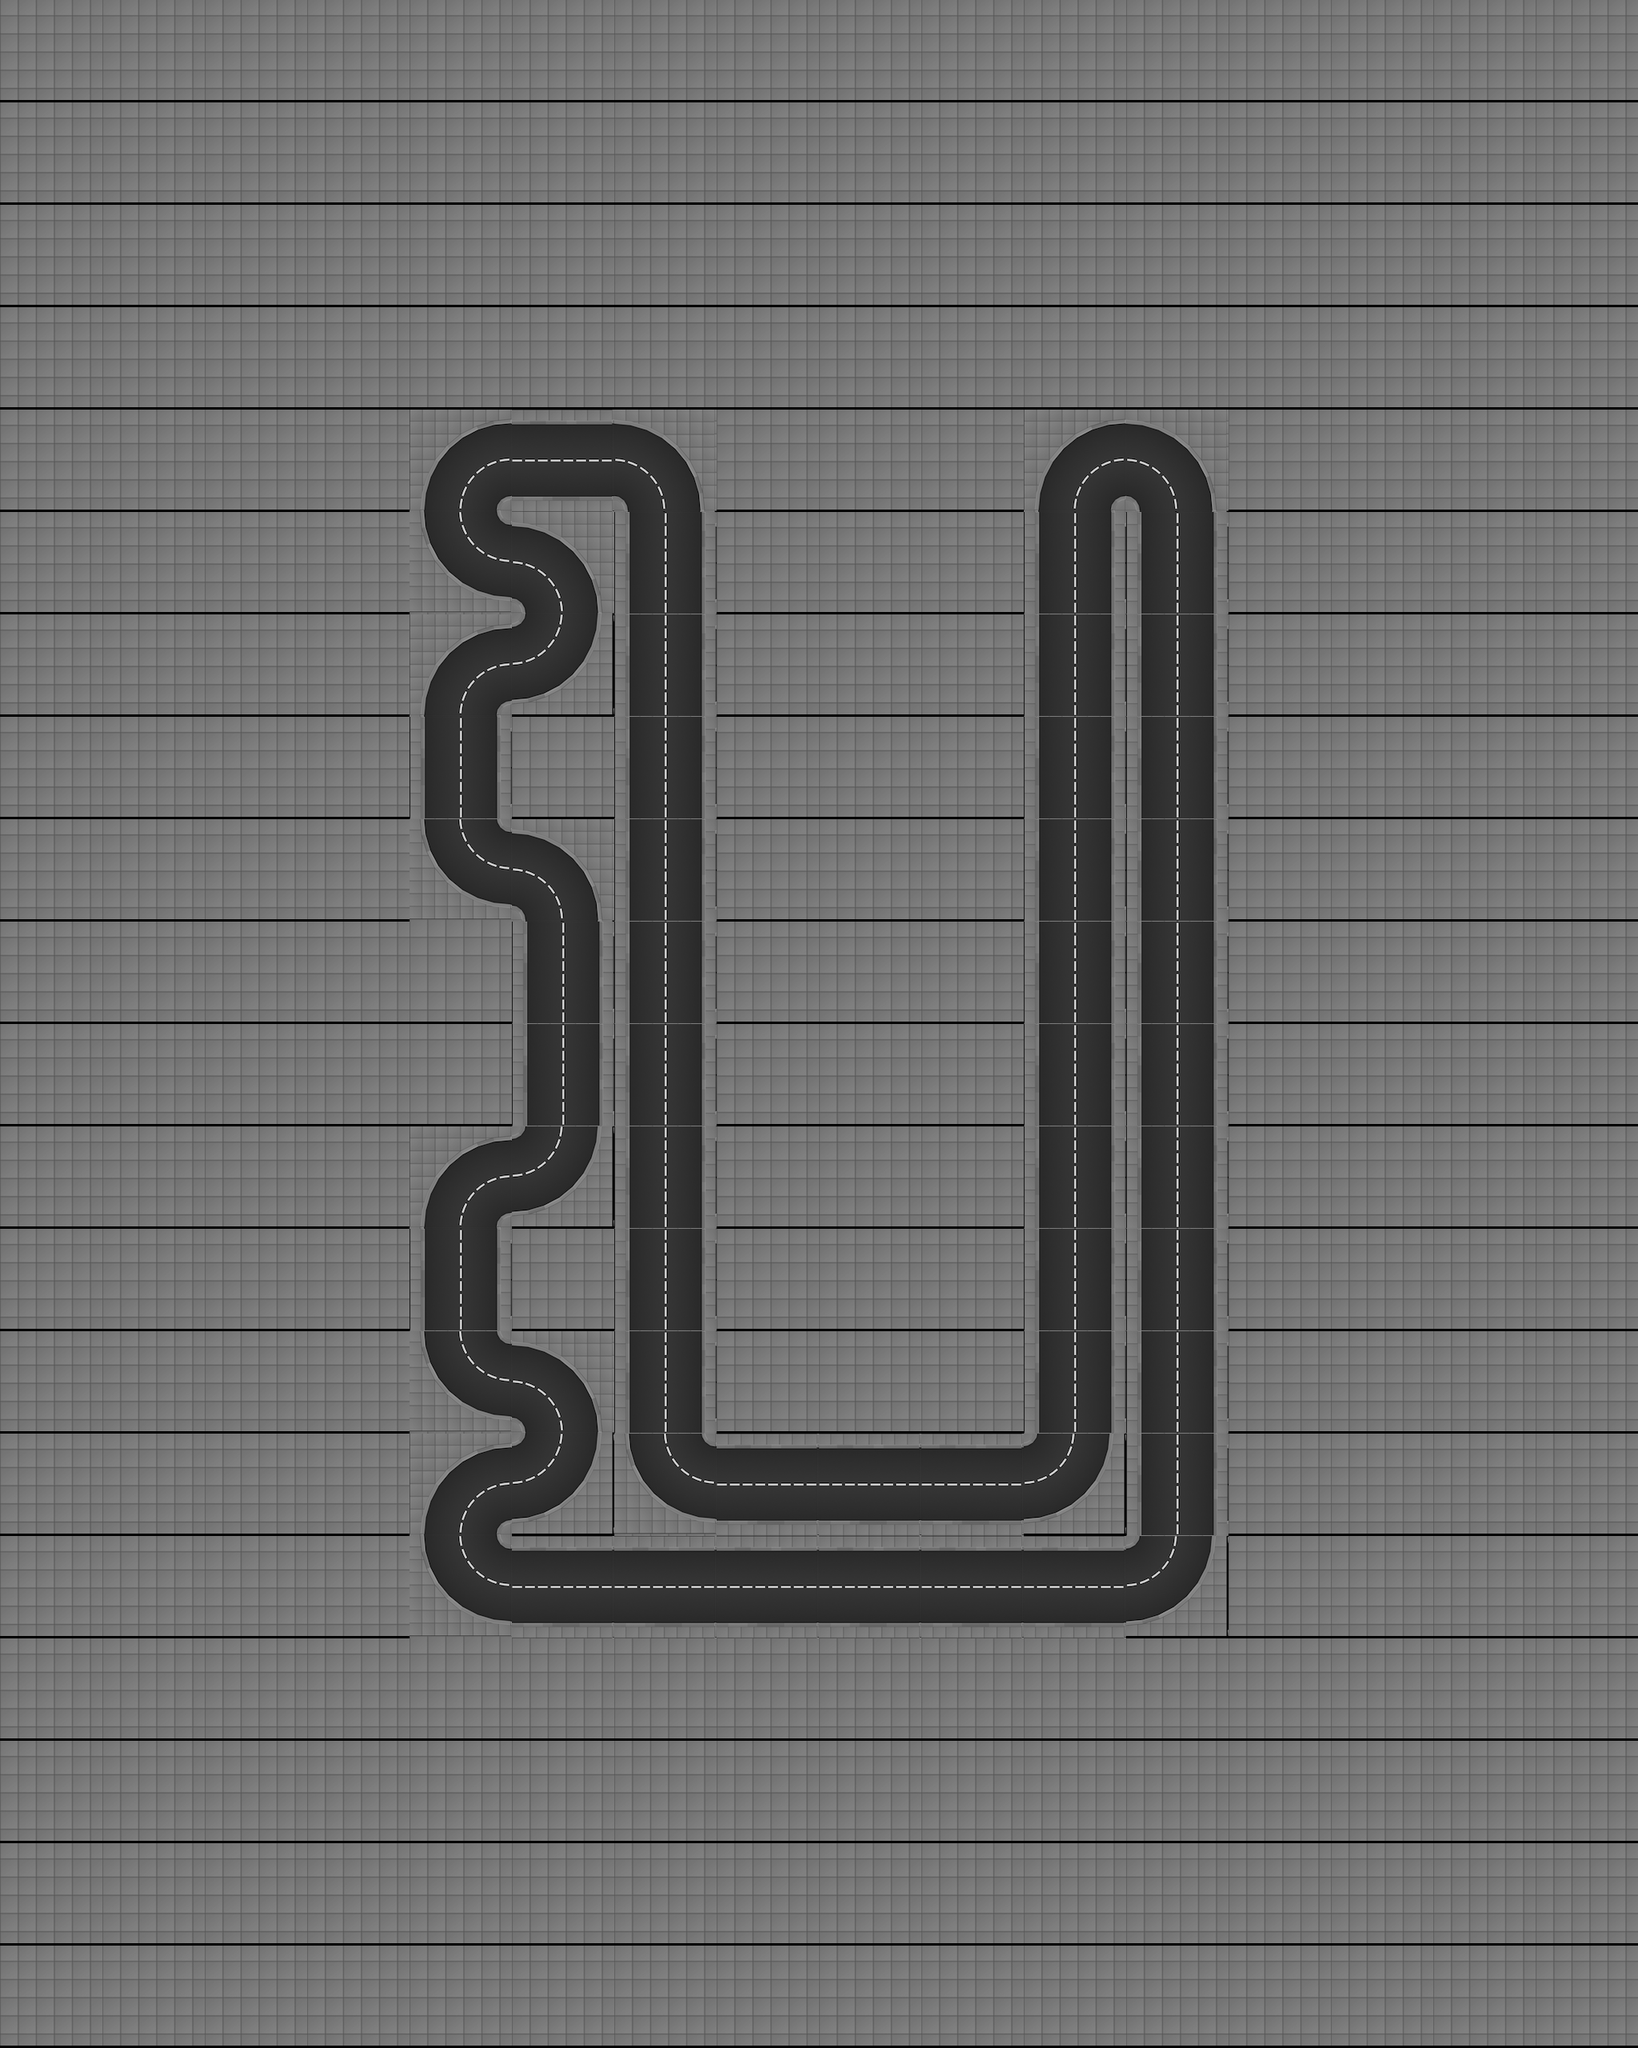

The image is a tile-based game level rendered from a .tmx file. Its description and source (layers, tilesets, objects; grid data summarised) follow:
An orthogonal 16x20 tile map with 128x128 px tiles, 1 tile layer (track), 2 tilesets and 319 objects (10x office_06_ground_floor, 10x office_06_floor, 9x office_07_ground_floor, 9x office_07_floor, 9x appartment_roof_01, ...).

<map height="20" infinite="0" nextlayerid="1" nextobjectid="1" orientation="orthogonal" renderorder="right-down" tiledversion="1.2.2" tileheight="128" tilewidth="128" version="1.2" width="16"><tileset firstgid="1" source="../../gbResources/set_tiles.tsx" /><tileset firstgid="134" source="../../gbResources/set_objects.tsx" /><layer height="20" id="1" name="track" width="16"><data>[320 cells, 320 non-empty, 7 distinct tile ids]</data></layer><objectgroup id="1" name="walls"><object id="1" x="512" y="640"><polyline points="16,0 32,-64 64,-96 128,-112" /></object><object id="2" x="512" y="640"><polyline points="112,0 114,-8 120,-14 128,-16" /></object><object id="3" x="512" y="768"><polyline points="16,-128 32,-64 64,-32 128,-16" /></object><object id="4" x="512" y="768"><polyline points="112,-128 114,-120 120,-114 128,-112" /></object><object id="5" x="512" y="896"><polyline points="16,0 32,-64 64,-96 128,-112" /></object><object id="6" x="512" y="896"><polyline points="112,0 114,-8 120,-14 128,-16" /></object><object id="7" x="512" y="960.0"><polyline points="16,-64 16,64" /></object><object id="8" x="512" y="960.0"><polyline points="112,-64 112,64" /></object><object id="9" x="512" y="1152"><polyline points="16,-128 32,-64 64,-32 128,-16" /></object><object id="10" x="512" y="1152"><polyline points="112,-128 114,-120 120,-114 128,-112" /></object><object id="11" x="512" y="1536"><polyline points="16,0 32,-64 64,-96 128,-112" /></object><object id="12" x="512" y="1536"><polyline points="112,0 114,-8 120,-14 128,-16" /></object><object id="13" x="512" y="1600.0"><polyline points="16,-64 16,64" /></object><object id="14" x="512" y="1600.0"><polyline points="112,-64 112,64" /></object><object id="15" x="512" y="1792"><polyline points="16,-128 32,-64 64,-32 128,-16" /></object><object id="16" x="512" y="1792"><polyline points="112,-128 114,-120 120,-114 128,-112" /></object><object id="17" x="512" y="1920"><polyline points="16,0 32,-64 64,-96 128,-112" /></object><object id="18" x="512" y="1920"><polyline points="112,0 114,-8 120,-14 128,-16" /></object><object id="19" x="512" y="2048"><polyline points="16,-128 32,-64 64,-32 128,-16" /></object><object id="20" x="512" y="2048"><polyline points="112,-128 114,-120 120,-114 128,-112" /></object><object id="21" x="640" y="592.0"><polyline points="0,-64 128,-64" /></object><object id="22" x="640" y="560.0"><polyline points="0,64 128,64" /></object><object id="23" x="640" y="768"><polyline points="0,-112 64,-96 96,-64 112,0" /></object><object id="24" x="640" y="768"><polyline points="0,-16 8,-14 14,-8 16,0" /></object><object id="25" x="640" y="896"><polyline points="112,-128 96,-64 64,-32 0,-16" /></object><object id="26" x="640" y="896"><polyline points="16,-128 14,-120 8,-114 0,-112" /></object><object id="27" x="640" y="1152"><polyline points="0,-112 64,-96 96,-64 112,0" /></object><object id="28" x="640" y="1152"><polyline points="0,-16 8,-14 14,-8 16,0" /></object><object id="29" x="640" y="1216.0"><polyline points="16,-64 16,64" /></object><object id="30" x="640" y="1216.0"><polyline points="112,-64 112,64" /></object><object id="31" x="640" y="1344.0"><polyline points="16,-64 16,64" /></object><object id="32" x="640" y="1344.0"><polyline points="112,-64 112,64" /></object><object id="33" x="640" y="1536"><polyline points="112,-128 96,-64 64,-32 0,-16" /></object><object id="34" x="640" y="1536"><polyline points="16,-128 14,-120 8,-114 0,-112" /></object><object id="35" x="640" y="1792"><polyline points="0,-112 64,-96 96,-64 112,0" /></object><object id="36" x="640" y="1792"><polyline points="0,-16 8,-14 14,-8 16,0" /></object><object id="37" x="640" y="1920"><polyline points="112,-128 96,-64 64,-32 0,-16" /></object><object id="38" x="640" y="1920"><polyline points="16,-128 14,-120 8,-114 0,-112" /></object><object id="39" x="640" y="2000.0"><polyline points="0,-64 128,-64" /></object><object id="40" x="640" y="1968.0"><polyline points="0,64 128,64" /></object><object id="41" x="768" y="640"><polyline points="0,-112 64,-96 96,-64 112,0" /></object><object id="42" x="768" y="640"><polyline points="0,-16 8,-14 14,-8 16,0" /></object><object id="43" x="768" y="704.0"><polyline points="16,-64 16,64" /></object><object id="44" x="768" y="704.0"><polyline points="112,-64 112,64" /></object><object id="45" x="768" y="832.0"><polyline points="16,-64 16,64" /></object><object id="46" x="768" y="832.0"><polyline points="112,-64 112,64" /></object><object id="47" x="768" y="960.0"><polyline points="16,-64 16,64" /></object><object id="48" x="768" y="960.0"><polyline points="112,-64 112,64" /></object><object id="49" x="768" y="1088.0"><polyline points="16,-64 16,64" /></object><object id="50" x="768" y="1088.0"><polyline points="112,-64 112,64" /></object><object id="51" x="768" y="1216.0"><polyline points="16,-64 16,64" /></object><object id="52" x="768" y="1216.0"><polyline points="112,-64 112,64" /></object><object id="53" x="768" y="1344.0"><polyline points="16,-64 16,64" /></object><object id="54" x="768" y="1344.0"><polyline points="112,-64 112,64" /></object><object id="55" x="768" y="1472.0"><polyline points="16,-64 16,64" /></object><object id="56" x="768" y="1472.0"><polyline points="112,-64 112,64" /></object><object id="57" x="768" y="1600.0"><polyline points="16,-64 16,64" /></object><object id="58" x="768" y="1600.0"><polyline points="112,-64 112,64" /></object><object id="59" x="768" y="1728.0"><polyline points="16,-64 16,64" /></object><object id="60" x="768" y="1728.0"><polyline points="112,-64 112,64" /></object><object id="61" x="768" y="1920"><polyline points="16,-128 32,-64 64,-32 128,-16" /></object><object id="62" x="768" y="1920"><polyline points="112,-128 114,-120 120,-114 128,-112" /></object><object id="63" x="768" y="2000.0"><polyline points="0,-64 128,-64" /></object><object id="64" x="768" y="1968.0"><polyline points="0,64 128,64" /></object><object id="65" x="896" y="1872.0"><polyline points="0,-64 128,-64" /></object><object id="66" x="896" y="1840.0"><polyline points="0,64 128,64" /></object><object id="67" x="896" y="2000.0"><polyline points="0,-64 128,-64" /></object><object id="68" x="896" y="1968.0"><polyline points="0,64 128,64" /></object><object id="69" x="1024" y="1872.0"><polyline points="0,-64 128,-64" /></object><object id="70" x="1024" y="1840.0"><polyline points="0,64 128,64" /></object><object id="71" x="1024" y="2000.0"><polyline points="0,-64 128,-64" /></object><object id="72" x="1024" y="1968.0"><polyline points="0,64 128,64" /></object><object id="73" x="1152" y="1872.0"><polyline points="0,-64 128,-64" /></object><object id="74" x="1152" y="1840.0"><polyline points="0,64 128,64" /></object><object id="75" x="1152" y="2000.0"><polyline points="0,-64 128,-64" /></object><object id="76" x="1152" y="1968.0"><polyline points="0,64 128,64" /></object><object id="77" x="1280" y="640"><polyline points="16,0 32,-64 64,-96 128,-112" /></object><object id="78" x="1280" y="640"><polyline points="112,0 114,-8 120,-14 128,-16" /></object><object id="79" x="1280" y="704.0"><polyline points="16,-64 16,64" /></object><object id="80" x="1280" y="704.0"><polyline points="112,-64 112,64" /></object><object id="81" x="1280" y="832.0"><polyline points="16,-64 16,64" /></object><object id="82" x="1280" y="832.0"><polyline points="112,-64 112,64" /></object></objectgroup><objectgroup id="2" name="route"><!-- 1 objects omitted --></objectgroup><objectgroup id="3" name="lights"><!-- 62 objects omitted --></objectgroup><objectgroup id="4" name="slow_motion_triggers"><!-- 20 objects omitted --></objectgroup><objectgroup id="5" name="speed_up_triggers"><!-- 8 objects omitted --></objectgroup><objectgroup id="6" name="buildings"><!-- 100 objects omitted --></objectgroup><objectgroup id="7" name="spawners"><!-- 4 objects omitted --></objectgroup></map>
<!-- 237 of 319 objects omitted -->
